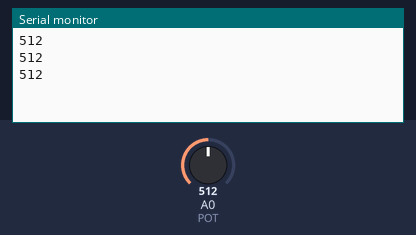
The sketch below on a simulated Arduino Uno, built with avr-gcc and run on an emulated ATmega328P. Parts: the last lines printed to the serial monitor. The test bench sets the inputs (shaded band); at power-on: A0 (POT) = 512.

Above: at 1.3 s.
1.4 s: A0 (POT) set to 716
At 1.9 s:
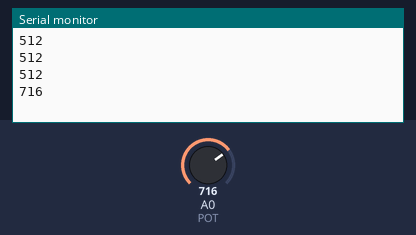
2.9 s: A0 (POT) set to 900
At 3.4 s:
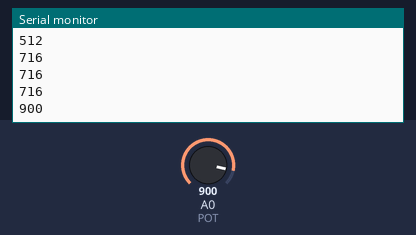
Timing chart, 0 to 5.9 s (numbered marks = the images above; inputs shaded):
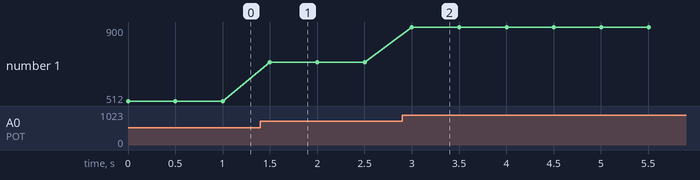

Measured:
- after the input at 1.4 s, the serial monitor: prints a new line after 0.10 s (image 1)
- after the input at 2.9 s, the serial monitor: prints a new line after 0.10 s (image 2)
- plotted number 1: 512 → 716 after the input at 1.4 s, 716 → 900 after the input at 2.9 s

The sketch:

exemploCAD.ino
```cpp
#define POT A0

void setup() {
  pinMode(POT, INPUT);

  Serial.begin(115200);
}

void loop() {
  int valor = analogRead(POT);

  Serial.println(valor);
  delay(500);
}
```
